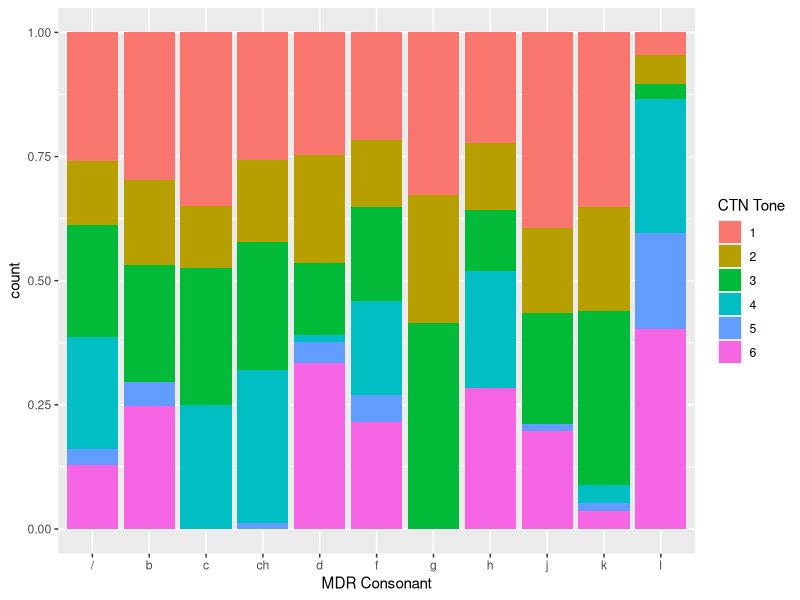

R code for this plot:
library(dplyr)
library(ggplot2)

# Set source file directory

df <- data.frame(read.csv("MDRCTNCOMP.csv", stringsAsFactors = F))

df %>% filter(MDRFINAL == 'wen') %>% View()

df %>% filter(MDRTN == '1') %>% View()
df %>% filter(MDRTN == '2') %>% group_by(CTNTN) %>% summarise(n = n()) %>% mutate(percentage = paste0(round(n / sum(n) * 100, 1),'%')) %>% View()

df %>% filter(CTNFINAL == 'aak') %>% group_by(CTNTN) %>% summarise(n = n()) %>% mutate(percentage = paste0(round(n / sum(n) * 100, 1),'%')) %>% View()

#consonant compare
df %>% filter(MDRCSNT == 'c') %>% group_by(CTNCSNT) %>% summarise(n = n()) %>% mutate(percentage = paste0(round(n / sum(n) * 100, 1),'%')) %>% View()

#vowel compare
df %>% filter(grepl('oe',CTNFINAL)) %>% group_by(MDRFINAL) %>% summarise(n = n()) %>% mutate(percentage = paste0(round(n / sum(n) * 100, 1),'%')) %>% View()

df %>% filter(CTNSTP != '/') %>% View()
df %>% filter(CTNSTP == 't') %>% View()

df %>% filter(CTNNSL == 'n') %>% View()

ggplot(data = df) +
  geom_bar(mapping = aes(x = MDRCSNT, fill = as.character(CTNTN)),
           position = 'fill') +
  labs(fill = 'CTN Tone', x = 'MDR Consonant')
